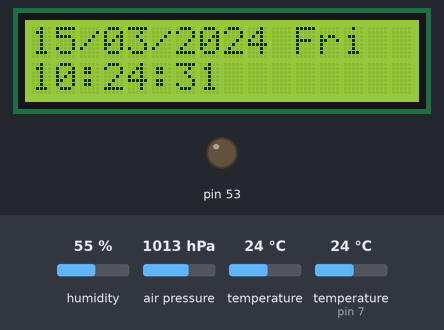
A sketch run on a simulated Arduino Mega 2560, built for the host (arithmetic inside an expression is 32-bit, double 64-bit). Parts: 16×2 character LCD, output pins drawn as LEDs (lit = HIGH). The test bench sets the inputs (shaded band); at power-on: humidity 55 %, air pressure 1013 hPa, temperature 24 °C, temperature (sensor on pin 7) 24 °C. WiFi joins after 1.5 s; servers stay silent unless stated; the local clock reads 2024-03-15 10:24:30 at power-on unless the sketch sets it; storage starts empty; what the sketch prints to the serial monitor is not drawn.

Above: at 2.8 s.
2.9 s: humidity set to 22 %
At 14.5 s:
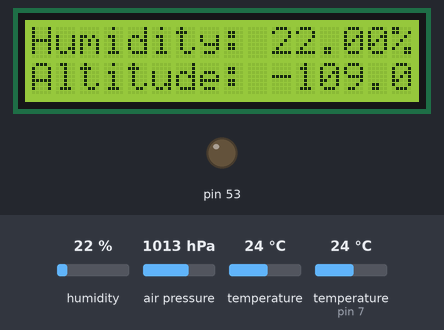
14.6 s: air pressure set to 952 hPa
At 15.6 s:
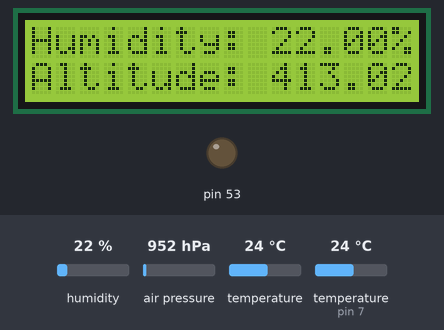
17.0 s: temperature (sensor 0) set to 12 °C
At 23.3 s:
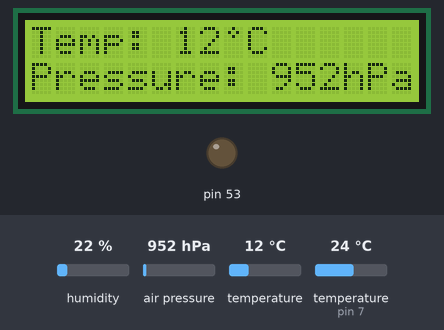
23.7 s: humidity set to 40 %
At 29.7 s:
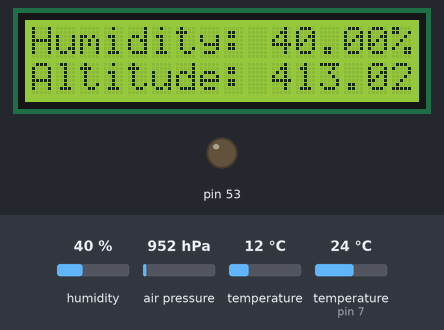
29.8 s: air pressure set to 975 hPa
At 31.1 s:
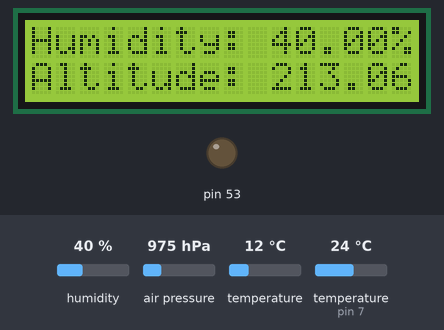
32.2 s: humidity set to 68 %
At 44.3 s:
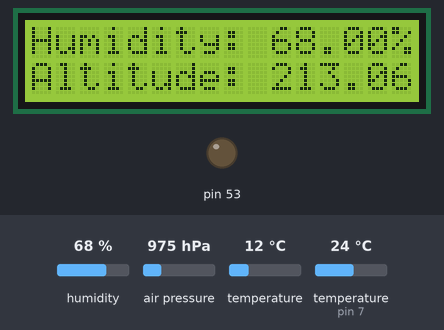
Timing chart, 0 to 45.1 s (numbered marks = the images above; inputs shaded):
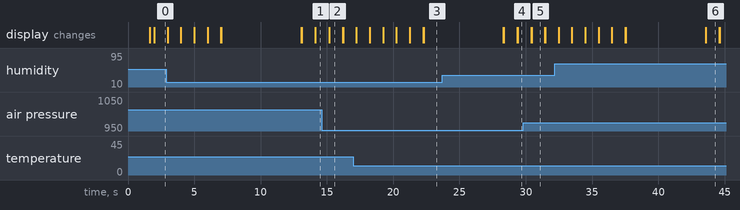

The sketch:

main.ino
```cpp
#include "RTClib.h"

RTC_DS1307 rtc;

void setup(){
  Serial.begin(9600);
  Serial1.begin(115200);

  sdcard_setup();
  wifi_setup();
  bmp180_setup();
  rtc_setup();
  dht_setup();
  lcd_setup();
}

//mnoogo me boli dushata
//ama tva e nai-logichno :@

int counter = 0;
int whatToDisplay = 0;

void loop(){
  lcd_loop();
}
```

bmp180.ino
```cpp
#include <SFE_BMP180.h>
#include <Wire.h>

SFE_BMP180 pressure;

double baseline = 1000;

void bmp180_setup() {
  if (pressure.begin())
    Serial.println("BMP180 initialized");
  else {
    Serial.println("BMP180 init fail (disconnected?)\n\n");
    while (1);
  }

}
double GetAltitude() {
  double a, P;
  P = readPressure();
  a = pressure.altitude(P, baseline);

  return a;
}

double readPressure() {
  char status;
  double T, P, p0, a;
  status = pressure.startPressure(3);
  if (status != 0)
  {
    delay(status);
    status = pressure.getPressure(P, T);
    if (status != 0)
    {
      return (P);
    }
  }
}

int GetTemperature() {
  char status;
  double T;
  int a;
  status = pressure.startTemperature();
  if (status != 0) {
    delay(status);

    status = pressure.getTemperature(T);
    if (status != 0) {
      a = T / 1;
    }
  }

  return a;
}
```

dht.ino
```cpp
#include "DHT.h"

#define DHTPIN 7
#define DHTTYPE DHT11

DHT dht(DHTPIN, DHTTYPE);

void dht_setup(){
  dht.begin();
  Serial.println("DHT initialized");
}

int GetHumidity(){
  int h = dht.readHumidity();

  return h;
}
```

rtc.ino
```cpp
#include "RTCLib.h"

void rtc_setup(){
  if(!rtc.begin()){
    Serial.println("RTC module has messed up");
  }

  if(!rtc.isrunning()){
    rtc.adjust(DateTime(F(__DATE__), F(__TIME__)));
    Serial.println("RTC adjusted");
  }
  Serial.println("RTC initialized");
}
```

sdcard.ino
```cpp
#include <SPI.h>
#include <SD.h>

File file;

void sdcard_setup(){
  pinMode(53, OUTPUT);
  Serial.print("Initializing SD card...");
  if (!SD.begin(50)) {
    Serial.println("initialization failed!");
    while (1);
  }
  Serial.println("initialization done.");

  //SD.remove("data.txt");
}


void ReadFile(){
  file = SD.open("data.txt", FILE_READ);
  if (file) {
    while (file.available()) {
      Serial.write(file.read());
    }
    Serial.println("");
    file.close();
  } else {
    Serial.println("error opening test.txt");
  }
}

String MakeString(int pressure, int temperature, int humidity, int altitude){
  DateTime date = rtc.now();
  int year = date.year();
  int month = date.month();
  int day = date.day();

  int hour = date.hour();
  int minute = date.minute();
  int second = date.second();

  String start = "{";

  start += "\"date\": \"" + String(year) + "-" + (month < 10 ? "0" : "" ) + String(month) + "-" + (day < 10 ? "0" : "" ) + String(day) + "T" + (hour < 10 ? "0" : "" ) + String(hour) + ":" + (minute < 10 ? "0" : "" ) + String(minute) + ":" + (second < 10 ? "0" : "" ) + String(second) + ".000Z\",";

  start += "\"pressure\": \"" + String(pressure) + "\",";
  start += "\"temperature\": \"" + String(temperature) + "\",";
  start += "\"humidity\": \"" + String(humidity) + "\",";
  start += "\"altitude\": \"" + String(altitude) + "\"";
  start += "}";

  return start;
}

void WriteFile(){
  file = SD.open("data.txt", FILE_WRITE);

  String data = MakeString(readPressure(), GetTemperature(), GetHumidity(), GetAltitude());

  file.print(data);
  file.print(",");

  file.close();

}
```

wifi.ino
```cpp
#include "WiFiEsp.h"

WiFiEspClient server_conn;

int server_conn_status = 0;
int net_status = WL_IDLE_STATUS;

char ssid[] = "iPhone";
char pwd[] = "12345678";

int post_request(const char* server_url, String route, String data) {
  if(net_status != WL_CONNECTED) {
    return 1;
  }

  server_conn.stop();

  server_conn_status = server_conn.connect(server_url, 80);

  if(server_conn_status) {
    Serial.println("Connected successfully");
    server_conn.print("POST " + route + " HTTP/1.0\r\n");
    server_conn.print("Host: " + String(server_url) + "\r\n");
    server_conn.print("Connection: close\r\n");
    server_conn.print("Content-Length: " + String(data.length()) + "\r\n");
    server_conn.print("\r\n");
    server_conn.print(data);
    server_conn.print("\r\n\r\n");
  } else {
    Serial.println("Connection could not be established...");
    return -1;
  }

  return 0;
}

void wifi_setup() {
  WiFi.init(&Serial1);

  if(net_status != WL_CONNECTED) {
    Serial.println("Connecting to Wi-Fi...");
    net_status = WiFi.begin(ssid, pwd);
  }

  if(net_status == WL_CONNECTED) {
    Serial.println("Connection established...");

    Serial.println(WiFi.SSID());
    Serial.println(WiFi.localIP());
  }
}

void send_data() {
  String data = MakeString(readPressure(), GetTemperature(), GetHumidity(), GetAltitude());

  if(post_request("all-in-one-weather.herokuapp.com", "/post_data", data) == 0){
    Serial.println("Successfully POSTed data");
  }else{
    Serial.println("Error sending POST request");
  }
}
```

lcd.ino
```cpp
#include <LiquidCrystal.h>
#include "RTClib.h"

const int rs = 8, en = 9, d4 = 5, d5 = 4, d6 = 3, d7 = 2;
LiquidCrystal lcd(rs, en, d4, d5, d6, d7);

char daysOfTheWeek[7][12] = {"Sun", "Mon", "Tue", "Wed", "Thu", "Fri", "Sat"};

byte degree[8] = {
  B00100,
  B01010,
  B00100,
  B00000,
  B00000,
  B00000,
  B00000,
};

void lcd_setup(){
  lcd.begin(16, 2);
  lcd.createChar(0, degree);
  lcd.home();

  Serial.println("LCD initialized");
}

void PressureAndTemp() {
  lcd.setCursor(0, 0);
  lcd.print("Temp: ");
  int temperature = GetTemperature();

  lcd.print(temperature);
  lcd.write(byte(0));
  lcd.print("C");

  lcd.setCursor(0, 1);
  lcd.print("Pressure: ");
  int pressure = readPressure();
  lcd.print(pressure);
  lcd.print("hPa");

}

void Humidity() {
  float h = dht.readHumidity();

  lcd.print("Humidity: ");
  lcd.print(h);
  lcd.print("%");

  lcd.setCursor(0, 1);
  lcd.print("Altitude: ");
  lcd.print(GetAltitude());
  lcd.print("m");
}

void DateAndTime() {
  DateTime now = rtc.now();

  if (now.day() < 10) {
    lcd.print("0");
  }
  lcd.print(now.day(), DEC);
  lcd.print('/');

  if (now.month() < 10) {
    lcd.print("0");
  }
  lcd.print(now.month(), DEC);
  lcd.print('/');

  lcd.print(now.year(), DEC);

  lcd.print(" ");
  lcd.print(daysOfTheWeek[now.dayOfTheWeek()]);

  lcd.setCursor(0, 1);

  if (now.hour() < 10) {
    lcd.print("0");
  }
  lcd.print(now.hour(), DEC);
  lcd.print(':');
  if (now.minute() < 10) {
    lcd.print("0");
  }
  lcd.print(now.minute(), DEC);
  lcd.print(':');
  if (now.second() < 10) {
    lcd.print("0");
  }
  lcd.print(now.second(), DEC);
}


void lcd_loop(){
  lcd.setCursor(0, 0);

  if (counter % 5 == 0 && counter != 0) {
    whatToDisplay++;
  }

  if(counter % 3600 == 0){
    WriteFile();
    send_data();
  }
  counter++;

  if (whatToDisplay % 3 == 0) {
    lcd.clear();
    DateAndTime();
  } else if (whatToDisplay % 3 == 1) {
    lcd.clear();
    PressureAndTemp();
    whatToDisplay++;
    delay(5000);
  } else if (whatToDisplay % 3 == 2) {
    lcd.clear();
    Humidity();
  }

  delay(1000);
}
```

Measured:
- after the input at 14.6 s, the display: first differs from a run without the input after 0.59 s (image 2)
- after the input at 29.8 s, the display: first differs from a run without the input after 0.63 s (image 5)
- what the display in image 2 shows lasts 1.0 s, from 15.2 s to 16.2 s
